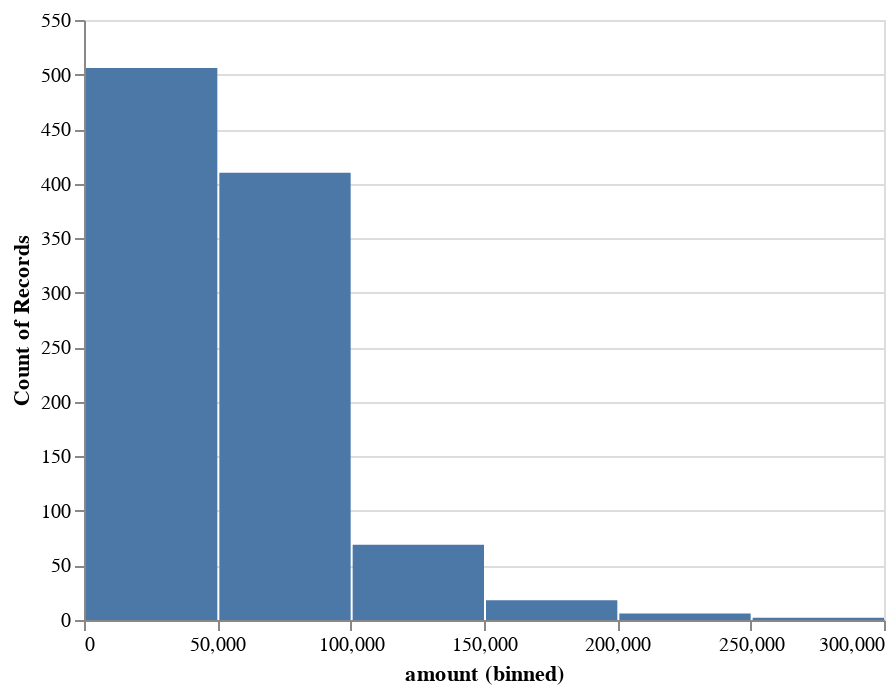

Source (notebook cell):
### Code cell
import altair as alt

source = income

alt.Chart(source).mark_bar().encode(
    alt.X("amount:Q", bin=True),
    y='count()',
)

### Figure 1 — Vega-Lite specification as saved in the notebook (floating-point values rounded to 4 significant figures; data arrays with more than 128 entries replaced by an {"elided": "..."} marker saying what was removed)
{"config": {"view": {"continuousWidth": 400, "continuousHeight": 300}}, "data": {"name": "data-d9dd18401f56cd9cd63b21f903179585"}, "mark": "bar", "encoding": {"x": {"bin": true, "field": "amount", "type": "quantitative"}, "y": {"aggregate": "count", "type": "quantitative"}}, "$schema": "https://vega.github.io/schema/vega-lite/v4.17.0.json", "datasets": {"data-d9dd18401f56cd9cd63b21f903179585": {"elided": "1011 records"}}}
